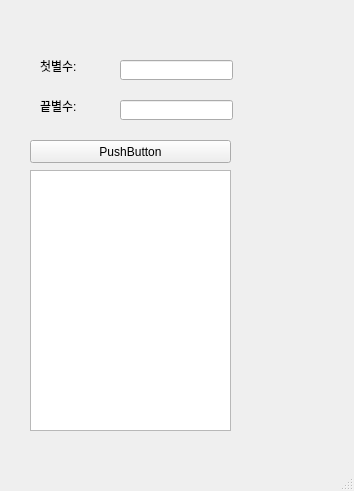
<?xml version="1.0" encoding="UTF-8"?>
<ui version="4.0">
 <class>MainWindow</class>
 <widget class="QMainWindow" name="MainWindow">
  <property name="geometry">
   <rect>
    <x>0</x>
    <y>0</y>
    <width>354</width>
    <height>491</height>
   </rect>
  </property>
  <property name="windowTitle">
   <string>MainWindow</string>
  </property>
  <widget class="QWidget" name="centralwidget">
   <widget class="QLabel" name="lbl_first">
    <property name="geometry">
     <rect>
      <x>40</x>
      <y>60</y>
      <width>56</width>
      <height>12</height>
     </rect>
    </property>
    <property name="text">
     <string>첫별수:</string>
    </property>
   </widget>
   <widget class="QLabel" name="lbl_last">
    <property name="geometry">
     <rect>
      <x>40</x>
      <y>100</y>
      <width>56</width>
      <height>12</height>
     </rect>
    </property>
    <property name="text">
     <string>끝별수:</string>
    </property>
   </widget>
   <widget class="QLineEdit" name="le_first">
    <property name="geometry">
     <rect>
      <x>120</x>
      <y>60</y>
      <width>113</width>
      <height>20</height>
     </rect>
    </property>
   </widget>
   <widget class="QLineEdit" name="le_last">
    <property name="geometry">
     <rect>
      <x>120</x>
      <y>100</y>
      <width>113</width>
      <height>20</height>
     </rect>
    </property>
   </widget>
   <widget class="QPushButton" name="pb">
    <property name="geometry">
     <rect>
      <x>30</x>
      <y>140</y>
      <width>201</width>
      <height>23</height>
     </rect>
    </property>
    <property name="text">
     <string>PushButton</string>
    </property>
   </widget>
   <widget class="QTextEdit" name="te">
    <property name="geometry">
     <rect>
      <x>30</x>
      <y>170</y>
      <width>201</width>
      <height>261</height>
     </rect>
    </property>
   </widget>
  </widget>
  <widget class="QMenuBar" name="menubar">
   <property name="geometry">
    <rect>
     <x>0</x>
     <y>0</y>
     <width>354</width>
     <height>21</height>
    </rect>
   </property>
  </widget>
  <widget class="QStatusBar" name="statusbar"/>
 </widget>
 <resources/>
 <connections/>
</ui>
